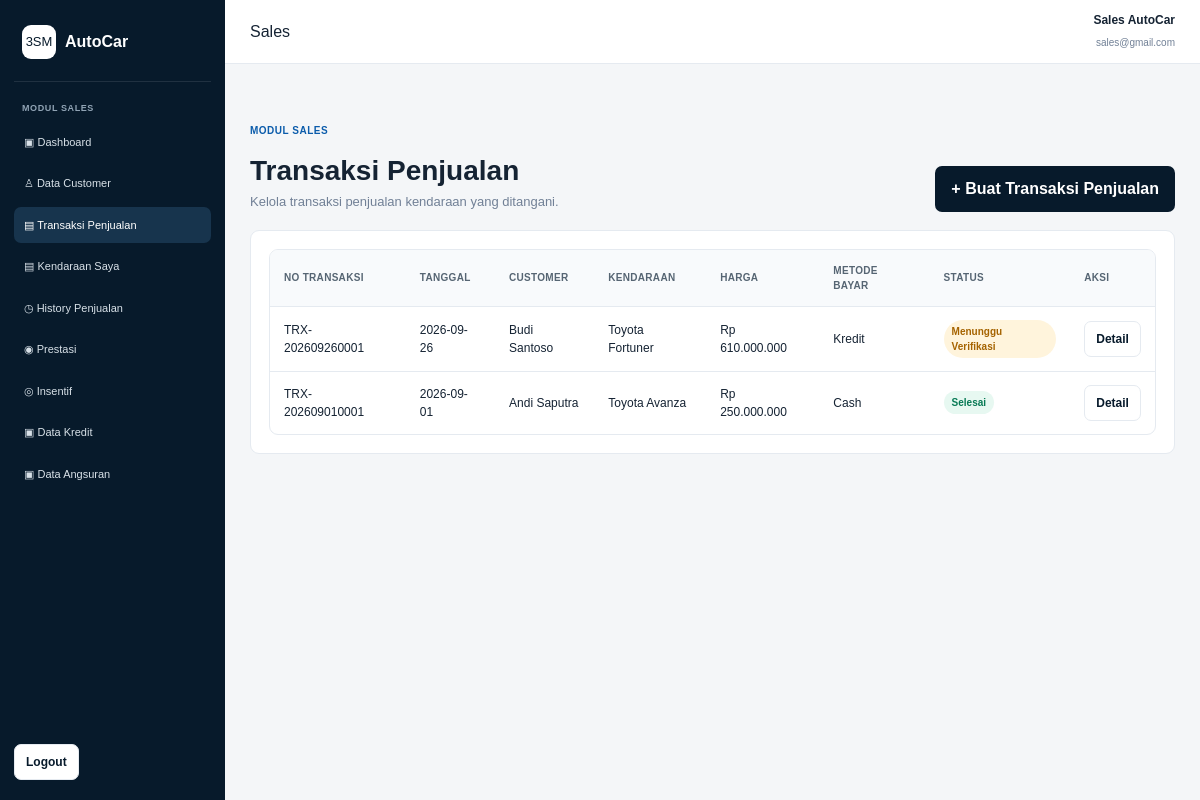
The app's page /sales/transaksi.php (signed in) with its own data.
### tables this page shows
CREATE TABLE penjualan (
    id_penjualan INT AUTO_INCREMENT PRIMARY KEY,
    no_transaksi VARCHAR(50) NOT NULL UNIQUE,
    id_customer INT NOT NULL,
    id_sales INT NOT NULL,
    id_kendaraan INT NOT NULL,
    harga DECIMAL(15,2) NOT NULL DEFAULT 0,
    tanggal DATE NOT NULL,
    metode_pembayaran ENUM('Cash','Transfer','Kredit') NOT NULL,
    status ENUM('Menunggu Verifikasi','Selesai','Ditolak') NOT NULL DEFAULT 'Menunggu Verifikasi',
    dp DECIMAL(15,2) NOT NULL DEFAULT 0,
    tenor INT NOT NULL DEFAULT 0,
    bunga_tahunan DECIMAL(5,2) NOT NULL DEFAULT 0,
    pokok_pinjaman DECIMAL(15,2) NOT NULL DEFAULT 0,
    total_bunga DECIMAL(15,2) NOT NULL DEFAULT 0,
    total_kredit DECIMAL(15,2) NOT NULL DEFAULT 0,
    angsuran_per_bulan DECIMAL(15,2) NOT NULL DEFAULT 0,
    created_at TIMESTAMP DEFAULT CURRENT_TIMESTAMP,
    CONSTRAINT fk_penjualan_customer
        FOREIGN KEY (id_customer) REFERENCES customer(id_customer)
        ON UPDATE CASCADE ON DELETE RESTRICT,
    CONSTRAINT fk_penjualan_sales
        FOREIGN KEY (id_sales) REFERENCES sales(id_sales)
        ON UPDATE CASCADE ON DELETE RESTRICT,
    CONSTRAINT fk_penjualan_kendaraan
        FOREIGN KEY (id_kendaraan) REFERENCES kendaraan(id_kendaraan)
        ON UPDATE CASCADE ON DELETE RESTRICT
);

CREATE TABLE customer (
    id_customer INT AUTO_INCREMENT PRIMARY KEY,
    nama VARCHAR(100) NOT NULL,
    email VARCHAR(100) DEFAULT NULL,
    no_hp VARCHAR(20) DEFAULT NULL,
    alamat TEXT DEFAULT NULL,
    created_at TIMESTAMP DEFAULT CURRENT_TIMESTAMP
);

### config/helpers.php (called while the page is built, shortened)
<?php
function e($value)
{
    return htmlspecialchars((string)$value, ENT_QUOTES, 'UTF-8');
}
function rupiah($angka)
{
    return "Rp " . number_format((float)$angka, 0, ',', '.');
}
function status_transaksi_class($status)
{
    switch ($status) {
        case 'Selesai':
            return 'badge badge-success';
        case 'Menunggu Verifikasi':
            return 'badge badge-warning';
    }
}
?>

### sales/transaksi.php (the view, shortened to what this page needs)
<?php
include "../config/koneksi.php";
include "header.php";
$id_user = (int)$_SESSION['id_user'];
$salesRow = mysqli_fetch_assoc(mysqli_query($conn, "SELECT id_sales FROM sales WHERE id_user=$id_user LIMIT 1"));
$id_sales = (int)($salesRow['id_sales'] ?? 0);
$result = mysqli_query($conn, "SELECT p.*, c.nama customer, CONCAT(m.nama_merek,' ',t.nama_tipe) kendaraan
    FROM penjualan p
    INNER JOIN customer c ON p.id_customer=c.id_customer
    INNER JOIN kendaraan k ON p.id_kendaraan=k.id_kendaraan
    INNER JOIN merek m ON k.id_merek=m.id_merek
    INNER JOIN tipe_kendaraan t ON k.id_tipe=t.id_tipe
    WHERE p.id_sales=$id_sales ORDER BY p.id_penjualan DESC");
?>
<div class="page-head">
    <div class="page-head-row">
        <div><span class="eyebrow">MODUL SALES</span><h1>Transaksi Penjualan</h1><p>Kelola transaksi penjualan kendaraan yang ditangani.</p></div>
        <a class="btn btn-primary" href="tambah_transaksi.php">+ Buat Transaksi Penjualan</a>
    </div>
</div>
<div class="card">
    <div class="table-wrap">
        <table class="table">
            <tr><th>No Transaksi</th><th>Tanggal</th><th>Customer</th><th>Kendaraan</th><th>Harga</th><th>Metode Bayar</th><th>Status</th><th>Aksi</th></tr>
            <?php while($row=mysqli_fetch_assoc($result)): ?>
            <tr>
                <td><?= e($row['no_transaksi']) ?></td><td><?= e($row['tanggal']) ?></td><td><?= e($row['customer']) ?></td>
                <td><?= e($row['kendaraan']) ?></td><td><?= rupiah($row['harga']) ?></td><td><?= e($row['metode_pembayaran']) ?></td>
                <td><span class="<?= status_transaksi_class($row['status']) ?>"><?= e($row['status']) ?></span></td>
                <td><a class="btn btn-secondary btn-small" href="detail_transaksi.php?id=<?= $row['id_penjualan'] ?>">Detail</a></td>
            </tr>
            <?php endwhile; ?>
        </table>
    </div>
</div>
<?php include "footer.php"; ?>

### assets/css/style.css (style rules this page uses)
* { margin: 0; padding: 0; box-sizing: border-box; }
:root { --navy: #071a2b; --navy-2: #0d2a42; --blue: #0b5cab; --blue-light: #eaf3fb; --text: #152333; --muted: #718096; --border: #e5eaf0; --bg: #f4f6f8; --white: #ffffff; --green: #0d9f6e; --yellow: #d98a00; --red: #c93636; }
body { font-family: Arial, Helvetica, sans-serif; background: var(--bg); color: var(--text); line-height: 1.5; }
a { color: inherit; text-decoration: none; }
.btn { border: 0; border-radius: 7px; padding: 11px 16px; display: inline-flex; align-items: center; justify-content: center; gap: 8px; font-weight: 700; transition: .2s; }
.btn-primary { background: var(--navy); color: white; }
.btn-secondary { background: white; color: var(--navy); border: 1px solid var(--border); }
.btn-small { padding: 8px 11px; font-size: 12px; }
.eyebrow { display: inline-block; color: var(--blue); font-size: 10px; font-weight: 800; letter-spacing: .5px; margin-bottom: 12px; }
.stat-card, .card { background: white; border: 1px solid var(--border); border-radius: 9px; padding: 18px; }
.badge { display: inline-flex; align-items: center; padding: 4px 8px; border-radius: 999px; background: #edf1f5; color: #52606d; font-size: 10px; font-weight: 800; }
.badge-success { background: #e7f8f1; color: #087a55; }
.badge-warning { background: #fff4dc; color: #a56300; }
.page-head { padding: 28px 0 18px; }
.page-head-row { display: flex; justify-content: space-between; align-items: end; gap: 20px; }
.page-head h1 { font-size: 28px; }
.page-head p { color: var(--muted); font-size: 13px; }
.table-wrap { background: white; border: 1px solid var(--border); border-radius: 9px; overflow-x: auto; }
.table { width: 100%; border-collapse: collapse; min-width: 760px; }
.table th, .table td { padding: 13px 14px; text-align: left; border-bottom: 1px solid var(--border); font-size: 12px; vertical-align: middle; }
.table th { background: #f8fafc; color: #566573; font-size: 10px; text-transform: uppercase; letter-spacing: .3px; }
.table tr:last-child td { border-bottom: 0; }

### records on screen
penjualan: no_transaksi "TRX-202609260001", tanggal "2026-09-26", id_customer.nama "Budi Santoso", kendaraan "Toyota Fortuner", harga "Rp 610.000.000", metode_pembayaran "Kredit", status "Menunggu Verifikasi"
penjualan: no_transaksi "TRX-202609010001", tanggal "2026-09-01", id_customer.nama "Andi Saputra", kendaraan "Toyota Avanza", harga "Rp 250.000.000", metode_pembayaran "Cash", status "Selesai"

### other values on screen
$_SESSION['nama'] "Sales AutoCar"
$_SESSION['email'] "sales@gmail.com"
